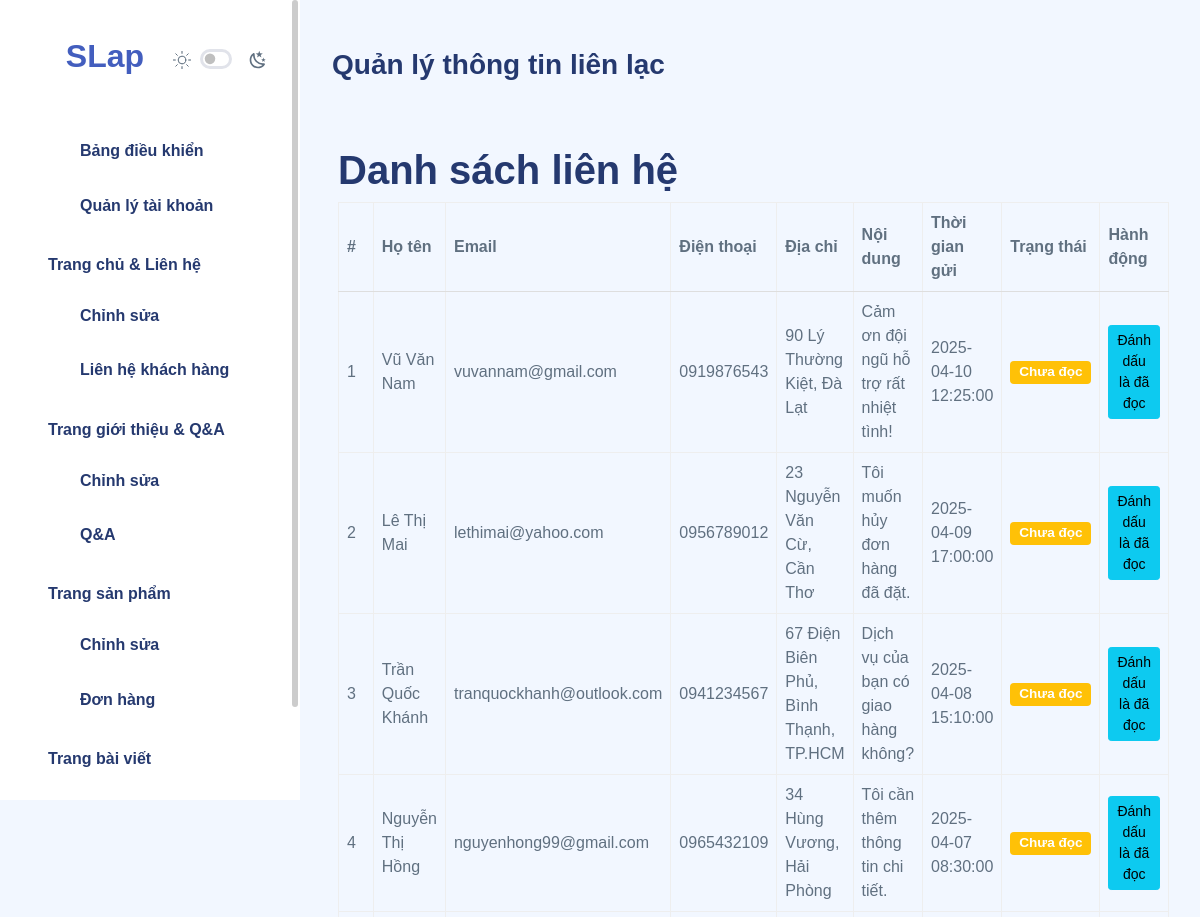
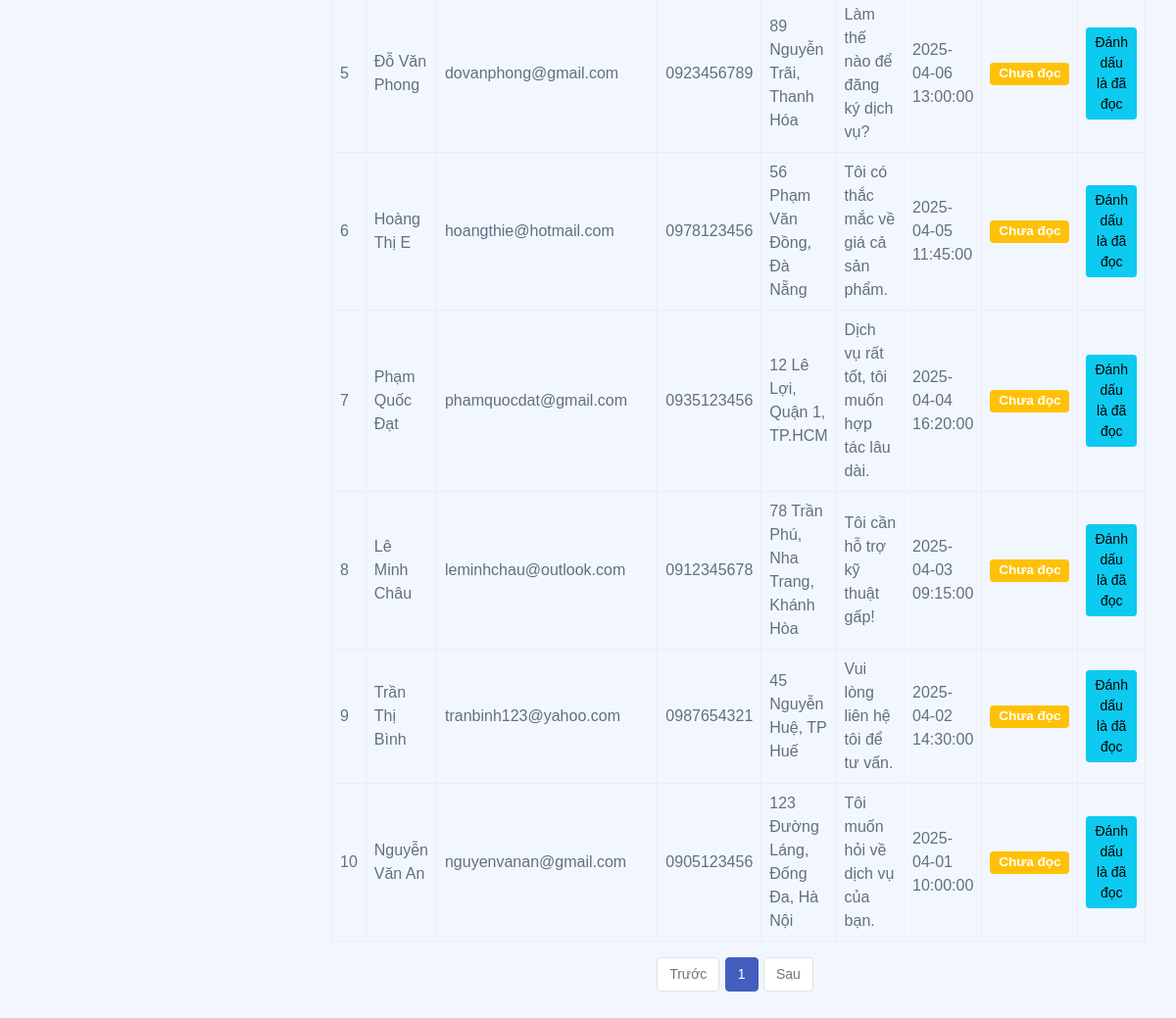
The page /admin/contactAdmin.php on the database as committed earlier (2 pictures, top to bottom).
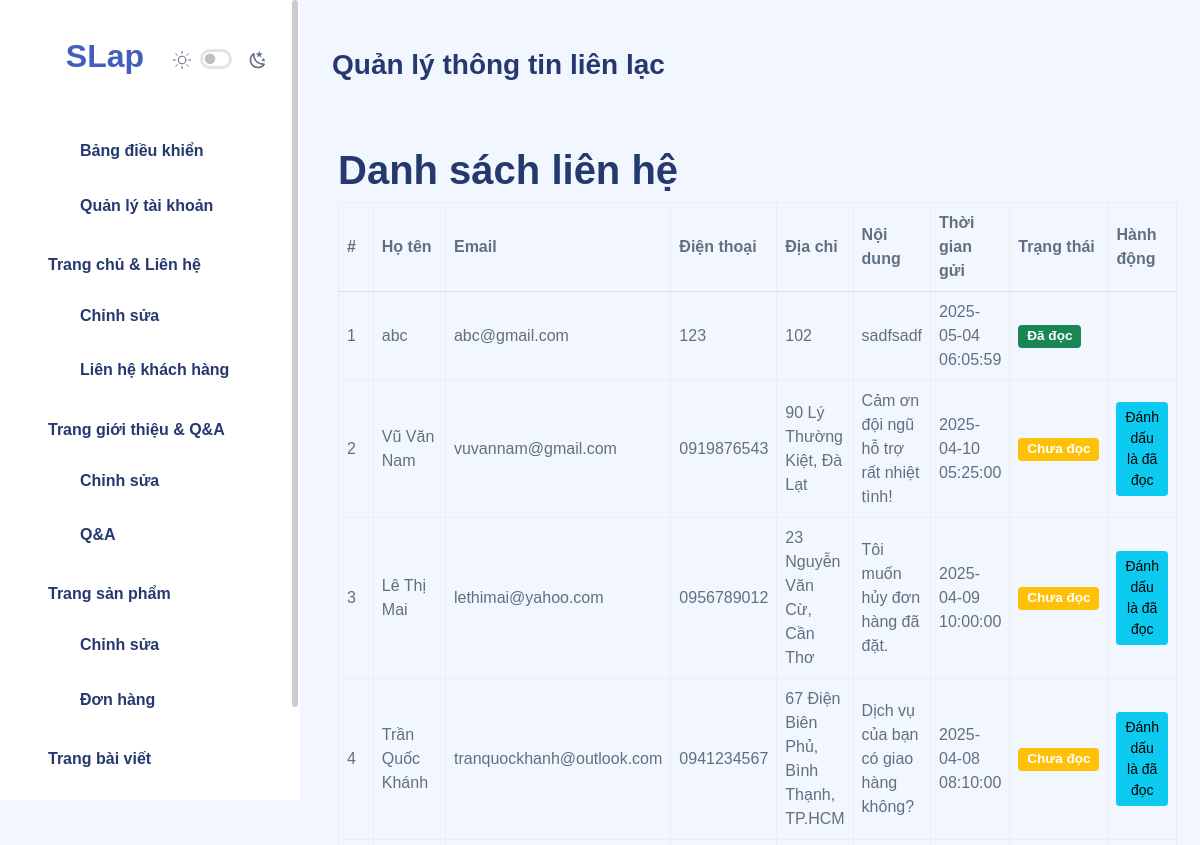
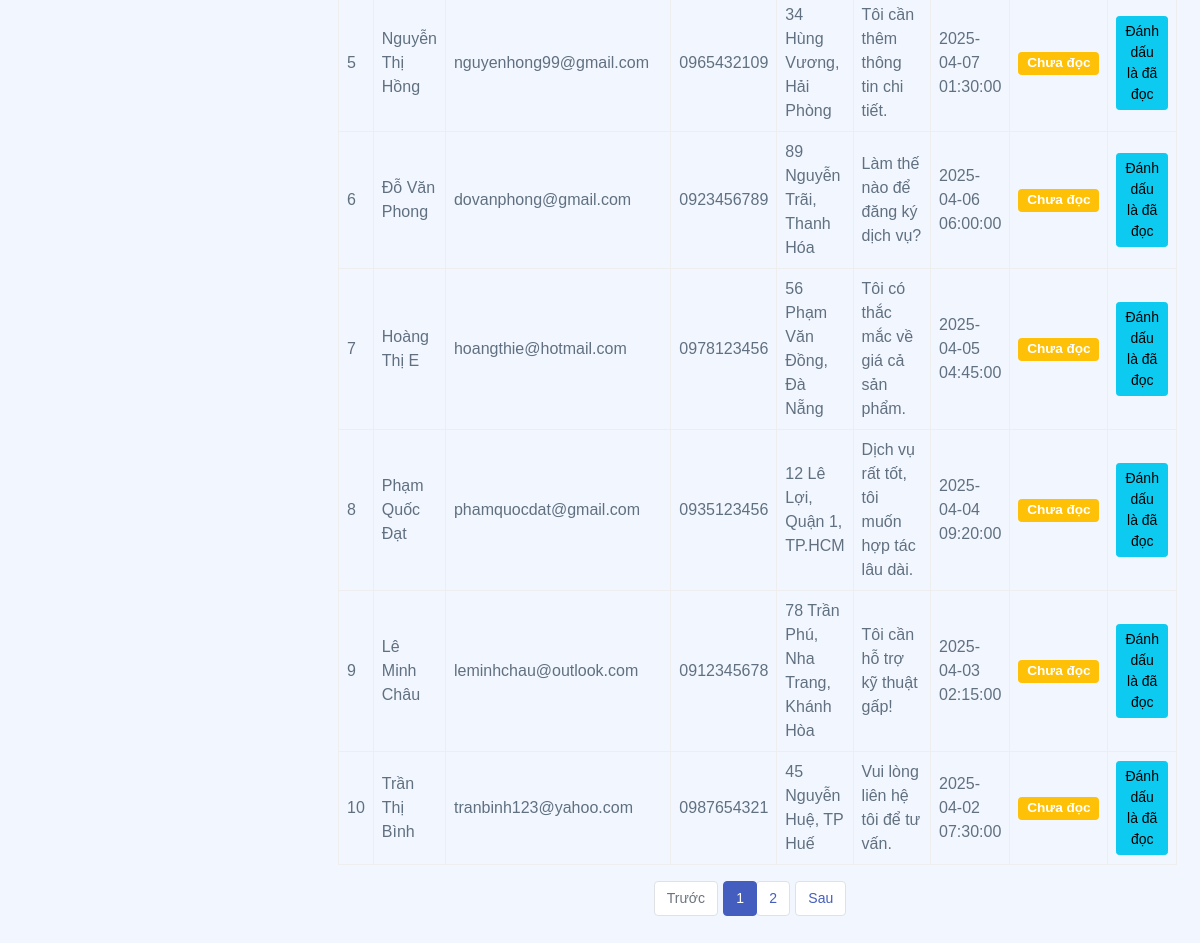
The same page on the database as committed later (2 pictures, top to bottom).
### tables this page shows
CREATE TABLE IF NOT EXISTS `contacts` (
  `id` int(11) NOT NULL AUTO_INCREMENT,
  `full_name` varchar(255) NOT NULL,
  `email` varchar(255) NOT NULL,
  `phone` varchar(20) NOT NULL,
  `address` varchar(255) NOT NULL,
  `message` text NOT NULL,
  `created_at` timestamp NOT NULL DEFAULT current_timestamp(),
  `is_read` tinyint(1) NOT NULL DEFAULT 0,
  PRIMARY KEY (`id`)
);

### admin/contactAdmin.php (the view, shortened to what this page needs)
<!DOCTYPE html>
<html lang="en">
<head>
    <link rel="stylesheet" href="./assets/compiled/css/app.css" />
    <link rel="stylesheet" href="./assets/compiled/css/app-dark.css" />
    <link rel="stylesheet" href="./assets/compiled/css/iconly.css" />
    <link rel="stylesheet" href="assets/extensions/sweetalert2/sweetalert2.min.css" />
</head>
<body style="font-family: Arial, sans-serif;">
    <div id="app">
        <div id="main">
            <div class="page-heading">
                <h3>Quản lý thông tin liên lạc</h3>
            </div>
            <div class="container-fluid mt-4">
                <h1>Danh sách liên hệ</h1>
                <table class="table table-bordered">
                    <thead>
                        <tr>
                            <th>#</th>
                            <th>Họ tên</th>
                            <th>Email</th>
                            <th>Điện thoại</th>
                            <th>Địa chỉ</th>
                            <th>Nội dung</th>
                            <th>Thời gian gửi</th>
                            <th>Trạng thái</th>
                            <th>Hành động</th>
                        </tr>
                    </thead>
                    <tbody>
                        <?php
                        include '../server/import.php';
                        $records_per_page = 10;
                        $page = isset($_GET['page']) ? (int) $_GET['page'] : 1;
                        $page = max(1, $page);
                        $offset = ($page - 1) * $records_per_page;
                        $count_sql = "SELECT COUNT(*) as total FROM contacts";
                        $count_result = $conn->query($count_sql);
                        $total_records = $count_result->fetch_assoc()['total'];
                        $total_pages = ceil($total_records / $records_per_page);
                        $sql = "SELECT * FROM contacts ORDER BY created_at DESC LIMIT ? OFFSET ?";
                        $stmt = $conn->prepare($sql);
                        $stmt->bind_param("ii", $records_per_page, $offset);
                        $stmt->execute();
                        $result = $stmt->get_result();
                        if ($result->num_rows > 0) {
                            $index = $offset + 1;
                            while ($row = $result->fetch_assoc()) {
                                echo "<tr>";
                                echo "<td>" . $index++ . "</td>";
                                echo "<td>" . htmlspecialchars($row['full_name']) . "</td>";
                                echo "<td>" . htmlspecialchars($row['email']) . "</td>";
                                echo "<td>" . htmlspecialchars($row['phone']) . "</td>";
                                echo "<td>" . htmlspecialchars($row['address']) . "</td>";
                                echo "<td>" . htmlspecialchars($row['message']) . "</td>";
                                echo "<td>" . htmlspecialchars($row['created_at']) . "</td>";
                                echo "<td>";
                                echo $row['is_read'] == 0
                                    ? "<span class='badge bg-warning'>Chưa đọc</span>"
                                    : "<span class='badge bg-success'>Đã đọc</span>";
                                echo "</td>";
                                echo "<td>";
                                if ($row['is_read'] == 0) {
                                    echo "<button class='btn btn-info btn-sm mark-read' data-id='" . $row['id'] . "'>Đánh dấu là đã đọc</button>";
                                }
                                echo "</td>";
                                echo "</tr>";
                            }
                        } else {
                            echo "<tr><td colspan='9' class='text-center'>Không có dữ liệu liên hệ.</td></tr>";
                        }
                        ?>
                    </tbody>
                </table>
                <nav aria-label="Page navigation">
                    <ul class="pagination justify-content-center">
                        <li class="page-item <?php if ($page <= 1)
                            echo 'disabled'; ?>">
                            <a class="page-link" href="?page=<?php echo $page - 1; ?>">Trước</a>
                        </li>
                        <?php for ($i = 1; $i <= $total_pages; $i++): ?>
                            <li class="page-item <?php if ($i == $page)
                                echo 'active'; ?>">
                                <a class="page-link" href="?page=<?php echo $i; ?>"><?php echo $i; ?></a>
                            </li>
                        <?php endfor; ?>
                        <li class="page-item <?php if ($page >= $total_pages)
                            echo 'disabled'; ?>">
                            <a class="page-link" href="?page=<?php echo $page + 1; ?>">Sau</a>
                        </li>
                    </ul>
                </nav>
            </div>
        </div>
    </div>
</body>
</html>

Rows that differ between the two databases and show on the page:
no longer on this page (row edited): contacts: full_name "Nguyễn Văn An", email "nguyenvanan@gmail.com", phone "0905123456", address "123 Đường Láng, Đống Đa, Hà Nội", message "Tôi muốn hỏi về dịch vụ của bạn.", created_at "2025-04-01 10:00:00", is_read "Chưa đọc"
added contacts: full_name "abc", email "abc@gmail.com", phone "123", address "102", message "sadfsadf", created_at "2025-05-04 06:05:59", is_read "Đã đọc"
changed contacts "Vũ Văn Nam": created_at "2025-04-10 12:25:00" → "2025-04-10 05:25:00"
changed contacts "Lê Thị Mai": created_at "2025-04-09 17:00:00" → "2025-04-09 10:00:00"
changed contacts "Trần Quốc Khánh": created_at "2025-04-08 15:10:00" → "2025-04-08 08:10:00"
changed contacts "Nguyễn Thị Hồng": created_at "2025-04-07 08:30:00" → "2025-04-07 01:30:00"
changed contacts "Đỗ Văn Phong": created_at "2025-04-06 13:00:00" → "2025-04-06 06:00:00"
changed contacts "Hoàng Thị E": created_at "2025-04-05 11:45:00" → "2025-04-05 04:45:00"
changed contacts "Phạm Quốc Đạt": created_at "2025-04-04 16:20:00" → "2025-04-04 09:20:00"
changed contacts "Lê Minh Châu": created_at "2025-04-03 09:15:00" → "2025-04-03 02:15:00"
changed contacts "Trần Thị Bình": created_at "2025-04-02 14:30:00" → "2025-04-02 07:30:00"
Other text that changed with them:
new list line: "2"
